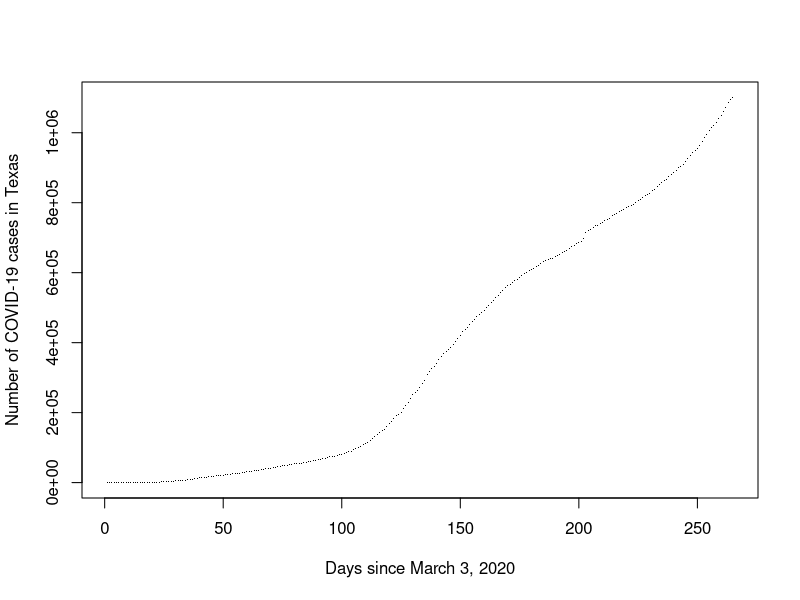
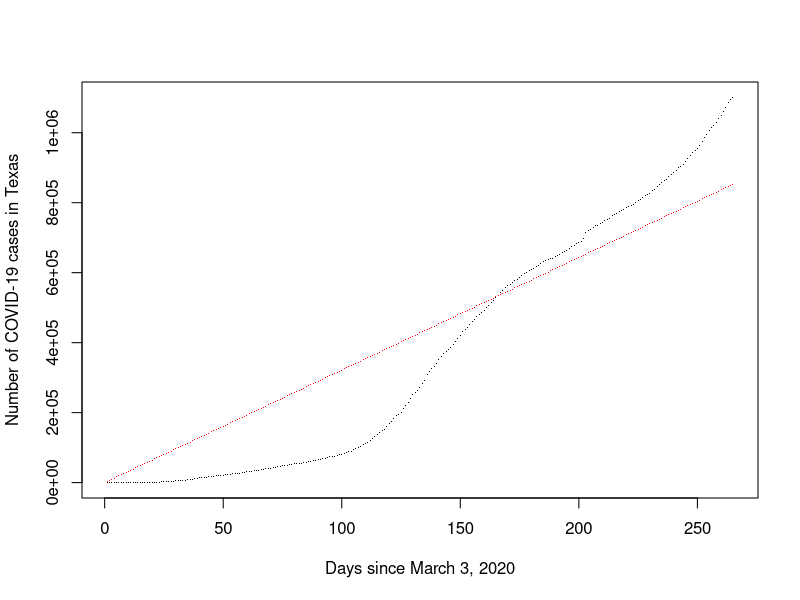
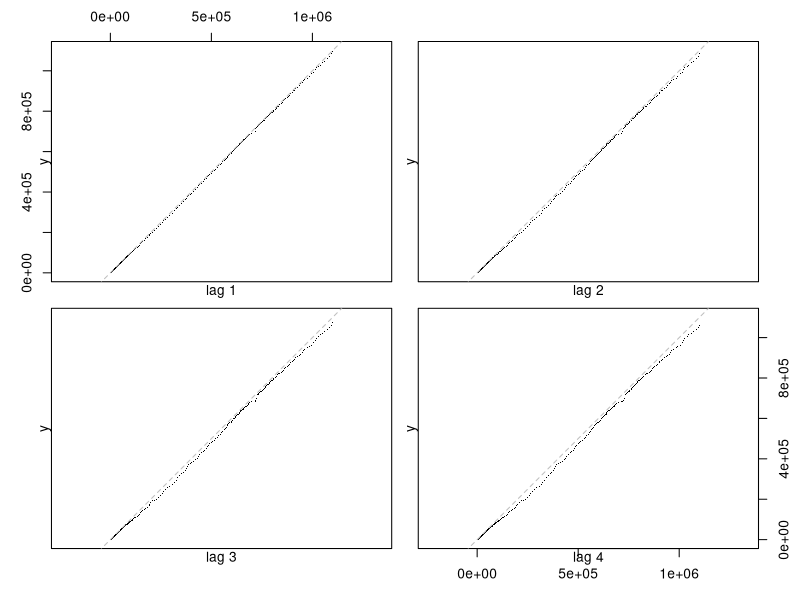
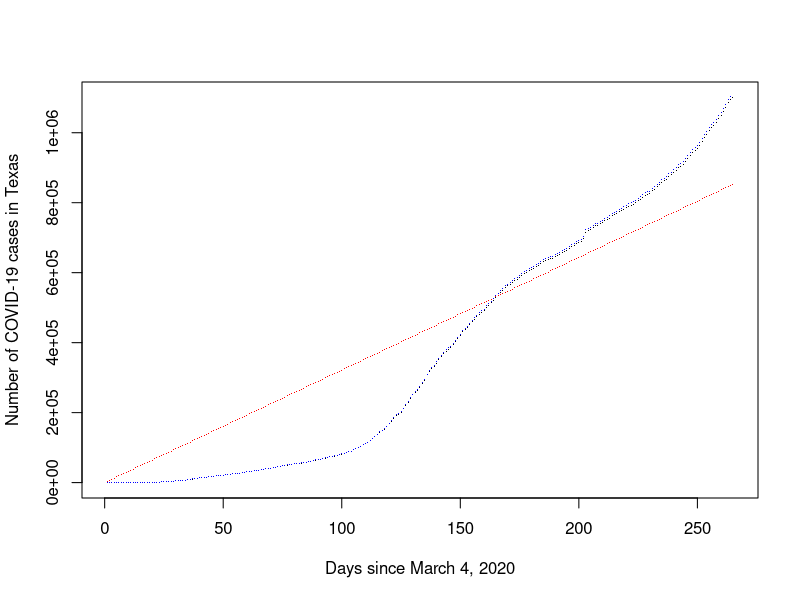

Here is the R script that generated these plots, in order:
rm(list = ls())

library(tidyverse)
library(lubridate)

df = read_csv("./data/Texas_COVID_data.csv")
str(df)

y = df$`Cumulative
Cases`

day = seq(from = 1, to = dim(df)[1], by = 1)
df = cbind(day, df)

#make a time-series plot
plot(y, ylab = "Number of COVID-19 cases in Texas", 
xlab = "Days since March 3, 2020", pch = ".")

#build a trend model
m1 = lm(y ~ day - 1)
summary(m1)
preds = predict(m1, type = "response")

#make a plot with actual and predicted data
plot(y, ylab = "Number of COVID-19 cases in Texas", xlab = "Days since March 3, 2020", pch = ".")
points(preds, col="red", pch=".")

#make multiple lagged plots to see correlation
lag.plot(y, pch = ".", set.lags = 1:4)

m2 = lm(y ~ lag(y, n = 1) - 1)
summary(m2)
preds_ar = predict(m2, type = "response")
#make a plot with actual and predicted data
plot(y, ylab = "Number of COVID-19 cases in Texas", xlab = "Days since March 4, 2020", pch = ".")
points(preds, col="red", pch=".")
points(preds_ar, col="blue", pch=".")

#Measures
ydat = cbind(y[3:length(y)], preds_ar[2:length(preds_ar)]) #making two columns: actual y and predicted y. 
# Starts from day 3 (non-zero)

#compute MSE, ME, MAE, MAPE
mse = mean((ydat[,1] - ydat[,2])^2)
mae = mean(abs(ydat[,1] - ydat[,2]))
me = mean(ydat[,1] - ydat[,2])
mape = mean(abs(ydat[,1] - ydat[,2])*100/ydat[,1])

#compute moving average
k_minus1 = 4
moving = mean(y[(length(y)-k_minus1):(length(y))])

#computing exponential smoothing forecast using alpha  = 0.3
moving_pre = mean(y[(length(y)-1-k_minus1):(length(y)-1)])
expo = 0.3*y[length(y)] + 0.7*moving_pre

#computing exponential smoothing forecast using alpha  = 0.7
expo = 0.7*y[length(y)] + 0.3*moving_pre
